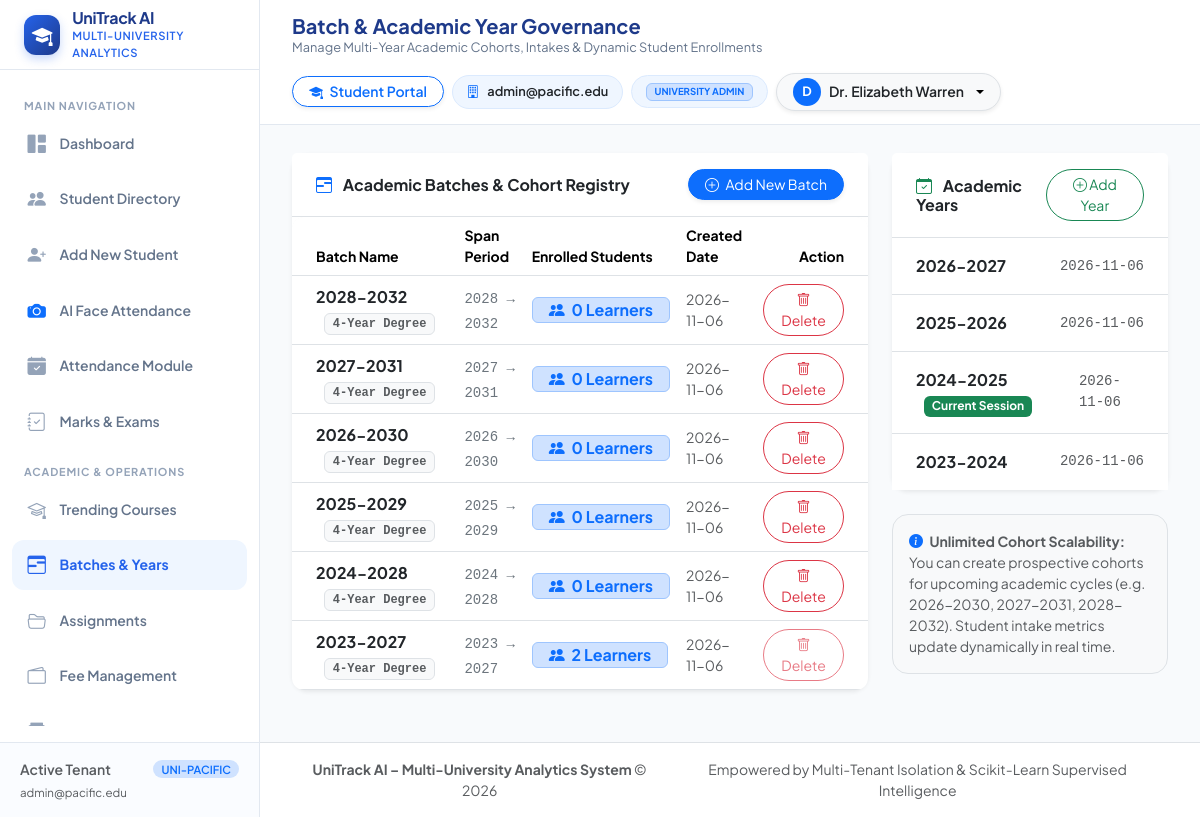
The page /batches (signed in) on the database its author committed.
### tables this page shows
CREATE TABLE batches (
            id INTEGER PRIMARY KEY AUTOINCREMENT,
            university_id TEXT NOT NULL,
            name TEXT NOT NULL, -- e.g. '2024-2028', '2025-2029', '2026-2030'
            start_year INTEGER NOT NULL,
            end_year INTEGER NOT NULL,
            created_at TIMESTAMP DEFAULT CURRENT_TIMESTAMP,
            UNIQUE(university_id, name),
            FOREIGN KEY (university_id) REFERENCES universities (id) ON DELETE CASCADE
        );

CREATE TABLE academic_years (
            id INTEGER PRIMARY KEY AUTOINCREMENT,
            university_id TEXT NOT NULL,
            name TEXT NOT NULL, -- e.g. '2024-2025', '2025-2026'
            is_current INTEGER DEFAULT 1,
            created_at TIMESTAMP DEFAULT CURRENT_TIMESTAMP,
            UNIQUE(university_id, name),
            FOREIGN KEY (university_id) REFERENCES universities (id) ON DELETE CASCADE
        );

### Student_Performance_Analytics/app.py (the view)
@app.route('/batches')
@login_required
@roles_required('university_admin', 'super_admin')
def batches_view():
    uni_id = get_current_university_id()
    batches = TenantService.get_batches(uni_id)
    academic_years = TenantService.get_academic_years(uni_id)
    return render_template('batches.html', active_page='batches', batches=batches, academic_years=academic_years)

### Student_Performance_Analytics/app.py (called while the page is built)
@app.context_processor
def inject_global_template_vars():
    return {
        'current_user': get_current_user(),
        'csrf_token': generate_csrf_token,
        'generate_csrf_token': generate_csrf_token,
        'today': datetime.date.today().strftime('%Y-%m-%d')
    }

@app.before_request
def csrf_protection_hook():
    if app.config.get('TESTING'):
        return
    exempt_paths = ['/api/status', '/api/predict']
    if request.path not in exempt_paths:
        validate_csrf()

### Student_Performance_Analytics/auth.py (called while the page is built, shortened)
def generate_csrf_token():
    if '_csrf_token' not in session:
        session['_csrf_token'] = secrets.token_hex(32)
    return session['_csrf_token']

def validate_csrf():
    if request.method in ['POST', 'PUT', 'DELETE', 'PATCH']:
        token = (
            request.headers.get('X-CSRFToken') or
            request.form.get('csrf_token') or
            (request.is_json and request.get_json(silent=True) and request.get_json(silent=True).get('csrf_token'))
        )
        expected_token = session.get('_csrf_token')
        if not expected_token or not token or token != expected_token:
            log_audit_event('CSRF_VALIDATION_FAILED', f"Path: {request.path}")
            if request.is_json:
                abort(403, description="CSRF token validation failed or missing.")
            flash("Security check failed (CSRF token missing or expired). Please try again.", "danger")
            abort(403)

def get_current_user():
    return session.get('user')

def login_required(f):
    @functools.wraps(f)
    def decorated_function(*args, **kwargs):
        if not session.get('user'):
            flash("Please log in to access this page.", "warning")
            return redirect(url_for('login_view', next=request.path))
        return f(*args, **kwargs)
    return decorated_function

def roles_required(*allowed_roles):
    def decorator(f):
        @functools.wraps(f)
        def decorated_function(*args, **kwargs):
            user = session.get('user')
            if not user:
                flash("Please log in to continue.", "warning")
                return redirect(url_for('login_view', next=request.path))
            return f(*args, **kwargs)
        return decorated_function
    return decorator

def get_current_university_id():
    user = session.get('user')
    if not user:
        return None
    return user.get('university_id')

### Student_Performance_Analytics/templates/batches.html (shortened to what this page needs)
{% extends "base.html" %}
{% block page_title %}Batch & Academic Year Governance{% endblock %}
{% block page_subtitle %}Manage Multi-Year Academic Cohorts, Intakes & Dynamic Student Enrollments{% endblock %}
{% block content %}
<div class="row g-4">
    <div class="col-lg-8">
        <div class="card border-0 shadow-sm rounded-4 mb-4">
            <div class="card-header bg-white border-bottom py-3 px-4 d-flex justify-content-between align-items-center">
                <h6 class="fw-bold mb-0 text-dark">
                    <i class="bi bi-calendar3-range text-primary me-2"></i> Academic Batches & Cohort Registry
                </h6>
                <button class="btn btn-primary btn-sm rounded-pill px-3 shadow-sm" data-bs-toggle="modal" data-bs-target="#addBatchModal">
                    <i class="bi bi-plus-circle me-1"></i> Add New Batch
                </button>
            </div>
            <div class="card-body p-0">
                <div class="table-responsive">
                    <table class="table table-hover align-middle mb-0">
                        <thead class="bg-light small text-secondary">
                            <tr>
                                <th class="ps-4">Batch Name</th>
                                <th>Span Period</th>
                                <th>Enrolled Students</th>
                                <th>Created Date</th>
                                <th class="pe-4 text-end">Action</th>
                            </tr>
                        </thead>
                        <tbody>
                            {% for b in batches %}
                            <tr>
                                <td class="ps-4">
                                    <strong class="text-dark fs-6">{{ b.name }}</strong>
                                    <span class="badge bg-light text-muted border font-monospace ms-2">4-Year Degree</span>
                                </td>
                                <td>
                                    <span class="small font-monospace text-secondary">{{ b.start_year }} &rarr; {{ b.end_year }}</span>
                                </td>
                                <td>
                                    <span class="badge bg-primary-subtle text-primary border border-primary-subtle px-3 py-1 fs-6">
                                        <i class="bi bi-people-fill me-1"></i> {{ b.enrolled_count }} Learners
                                    </span>
                                </td>
                                <td class="small text-muted">{{ b.created_at[:10] }}</td>
                                <td class="pe-4 text-end">
                                    <form method="POST" action="{{ url_for('batch_delete', batch_id=b.id) }}" onsubmit="return confirm('Are you sure you want to delete batch {{ b.name }}?');" class="d-inline">
                                        <button type="submit" class="btn btn-outline-danger btn-sm rounded-pill px-3" {% if b.enrolled_count > 0 %}title="Cannot delete non-empty batch" disabled{% endif %}>
                                            <i class="bi bi-trash"></i> Delete
                                        </button>
                                    </form>
                                </td>
                            </tr>
                            {% else %}
                            <tr><td colspan="5" class="text-center py-4 text-muted">No academic batches created yet.</td></tr>
                            {% endfor %}
                        </tbody>
                    </table>
                </div>
            </div>
        </div>
    </div>
    <div class="col-lg-4">
        <div class="card border-0 shadow-sm rounded-4 mb-4">
            <div class="card-header bg-white border-bottom py-3 px-4 d-flex justify-content-between align-items-center">
                <h6 class="fw-bold mb-0 text-dark">
                    <i class="bi bi-calendar-check text-success me-2"></i> Academic Years
                </h6>
                <button class="btn btn-outline-success btn-sm rounded-pill px-3" data-bs-toggle="modal" data-bs-target="#addAyModal">
                    <i class="bi bi-plus-circle"></i> Add Year
                </button>
            </div>
            <div class="card-body p-0">
                <div class="list-group list-group-flush">
                    {% for ay in academic_years %}
                    <div class="list-group-item px-4 py-3 d-flex justify-content-between align-items-center">
                        <div>
                            <strong class="text-dark">{{ ay.name }}</strong>
                            {% if ay.is_current %}
                                <span class="badge bg-success ms-2">Current Session</span>
                            {% endif %}
                        </div>
                        <span class="small text-muted font-monospace">{{ ay.created_at[:10] }}</span>
                    </div>
                    {% else %}
                    <div class="text-center py-4 text-muted small">No academic years listed.</div>
                    {% endfor %}
                </div>
            </div>
        </div>
        <div class="p-3 bg-light rounded-4 border small text-muted">
            <i class="bi bi-info-circle-fill text-primary me-1"></i>
            <strong>Unlimited Cohort Scalability:</strong> You can create prospective cohorts for upcoming academic cycles (e.g. 2026-2030, 2027-2031, 2028-2032). Student intake metrics update dynamically in real time.
        </div>
    </div>
</div>
{% endblock %}

### Student_Performance_Analytics/static/css/style.css (style rules this page uses)
:root { --bg-main: #FFFFFF; --bg-canvas: #F8FAFC; --primary-blue: #2563EB; --primary-blue-hover: #1D4ED8; --dark-blue: #1E3A8A; --light-blue: #EFF6FF; --light-blue-hover: #DBEAFE; --text-primary: #172554; --text-secondary: #64748B; --text-muted: #94A3B8; --border-color: #E2E8F0; --border-subtle: #F1F5F9; --card-bg: #FFFFFF; --card-shadow: 0 4px 14px 0 rgba(30, 58, 138, 0.05), 0 1px 3px 0 rgba(0, 0, 0, 0.02); --card-shadow-hover: 0 10px 25px -3px rgba(37, 99, 235, 0.12), 0 4px 6px -2px rgba(0, 0, 0, 0.04); --danger-red: #DC2626; --danger-bg: #FEF2F2; --warning-orange: #D97706; --warning-bg: #FFFBEB; --success-green: #059669; --success-bg: #ECFDF5; --accent-purple: #7C3AED; --accent-purple-bg: #F5F3FF; --sidebar-width: 260px; --topbar-height: 70px; --radius-sm: 8px; --radius-md: 12px; --radius-lg: 16px; --radius-pill: 9999px; --transition: all 0.25s cubic-bezier(0.4, 0, 0.2, 1); }
* { box-sizing: border-box; margin: 0; padding: 0; }
body { font-family: 'Plus Jakarta Sans', -apple-system, BlinkMacSystemFont, 'Segoe UI', Roboto, sans-serif; background-color: var(--bg-canvas); color: var(--text-primary); min-height: 100vh; overflow-x: hidden; line-height: 1.5; }
.card { background: var(--card-bg); border: 1px solid var(--border-color); border-radius: var(--radius-lg); box-shadow: var(--card-shadow); transition: var(--transition); }
.table-responsive { border-radius: var(--radius-md); }

### rows shown on the page
batches: name "2028-2032", start_year "2028", end_year "2032", enrolled_count "0", created_at "2026-11-06"
batches: name "2027-2031", start_year "2027", end_year "2031", enrolled_count "0", created_at "2026-11-06"
batches: name "2026-2030", start_year "2026", end_year "2030", enrolled_count "0", created_at "2026-11-06"
batches: name "2025-2029", start_year "2025", end_year "2029", enrolled_count "0", created_at "2026-11-06"
batches: name "2024-2028", start_year "2024", end_year "2028", enrolled_count "0", created_at "2026-11-06"
batches: name "2023-2027", start_year "2023", end_year "2027", enrolled_count "2", created_at "2026-11-06"
academic_years: name "2026-2027", created_at "2026-11-06"
academic_years: name "2025-2026", created_at "2026-11-06"
academic_years: name "2024-2025", is_current "Current Session", created_at "2026-11-06"
academic_years: name "2023-2024", created_at "2026-11-06"

### other values the page prints
{{ current_user.university_name if current_user else 'UniTrack Global' }} "admin@pacific.edu"
{{ current_user.university_name }} "admin@pacific.edu"
{{ current_user.role.replace('_', ' ') }} "UNIVERSITY ADMIN"
{{ current_user.full_name[:1] }} "D"
{{ current_user.full_name }} "Dr. Elizabeth Warren"
